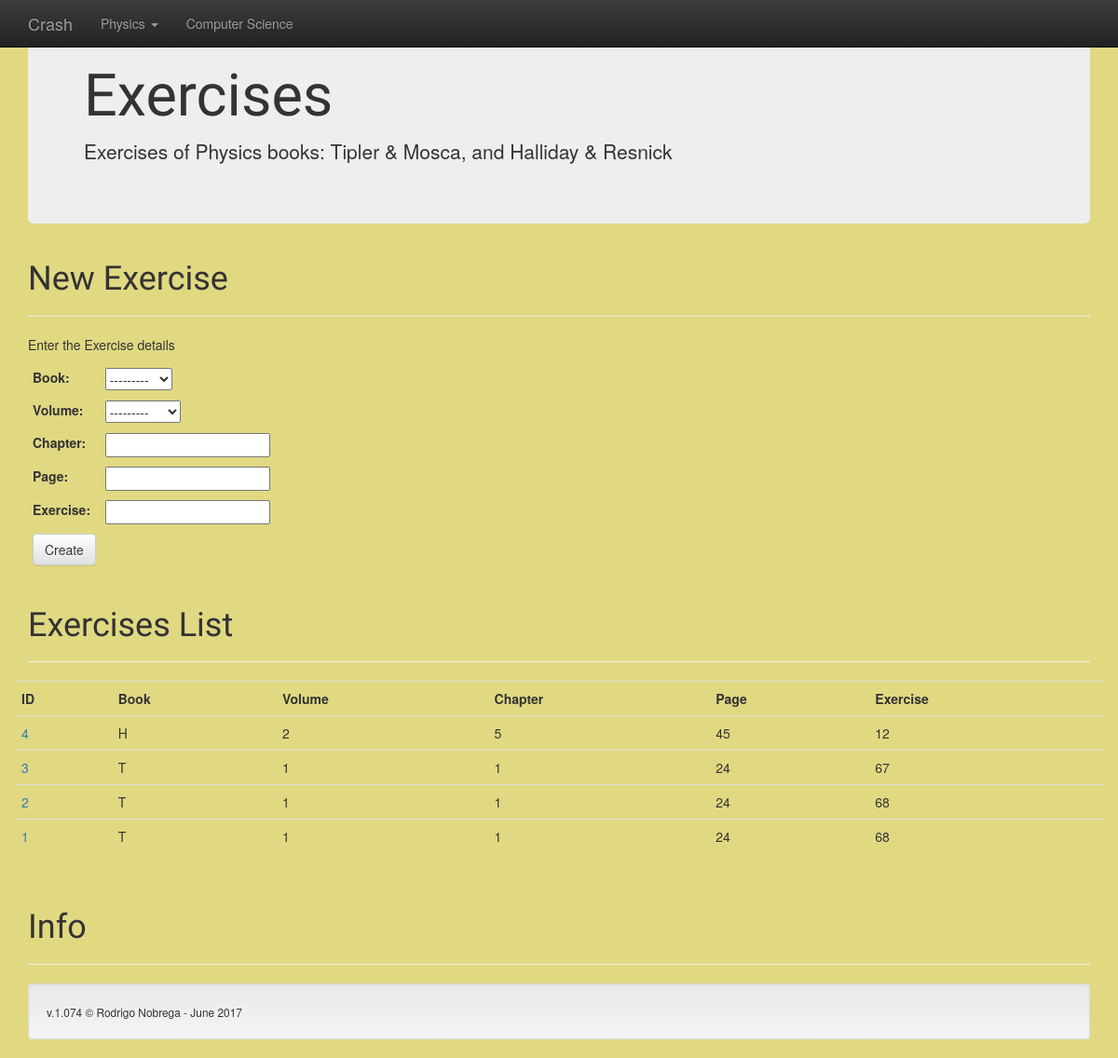
/Crash/exercise, run on an earlier commit of the app's database.
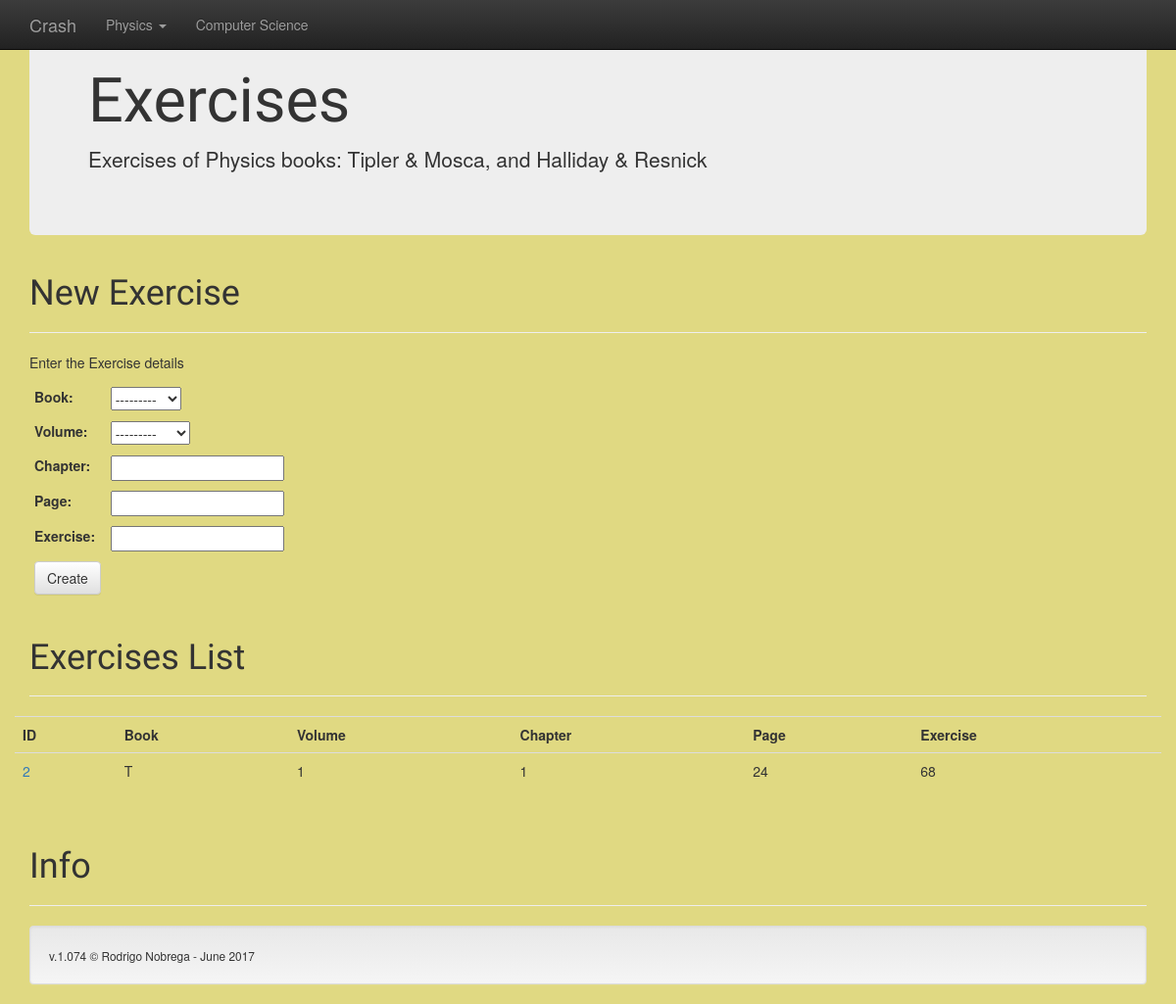
And on a later commit of the database.
### Physics/models.py (models this page shows)
class HTExercise(models.Model):
    book = models.CharField(max_length=1, choices=[('T', 'Tipler'), ('H', 'Halliday')])
    volume = models.IntegerField(blank=True, choices=[(1, 'Volume 1'), (2, 'Volume 2'), (3, 'Volume 3'), (4, 'Volume 4')])
    chapter = models.IntegerField(default=None, blank=True)
    page = models.IntegerField(default=None, blank=True)
    exercise = models.CharField(max_length=5, default=None, blank=True)

### Physics/views.py (the view)
def exercise_list(request):
    elist = HTExercise.objects.order_by('-id')
    if request.method == 'POST':
        eform = ExerciseForm(request.POST)
        if eform.is_valid():
            eform.save(commit=True)
            return render(request, 'Physics/exercise.html', {'exercise_list': elist, 'exercise_form': ExerciseForm()})
    else:
        eform = ExerciseForm()
    context = {'exercise_list': elist, 'exercise_form': eform}
    return render(request, 'Physics/exercise.html', context)

### Physics/forms.py
class ExerciseForm(forms.ModelForm):
    class Meta:
        model = HTExercise
        fields = ('book', 'volume', 'chapter', 'page', 'exercise')

### Physics/templates/Physics/exercise.html (shortened to what this page needs)
{% extends 'base.html' %}
      {% block body%}
      <div class="jumbotron">
        <h1>Exercises</h1>
        <p>Exercises of Physics books: Tipler & Mosca, and Halliday & Resnick</p>
      </div>
      <div class="page-header">
        <h1>New Exercise</h1>
      </div>
      <div class="row">
      <div class="col-md-6">
      <p>Enter the Exercise details</p>
      <form  method="POST" class="form-inline">
        <table class="table-condensed">
          {{ exercise_form }}
          <tr>
            <td><button type="submit" class="btn btn-default">Create</button></td>
          </tr>
        </table>
      </form>
      </div>
      </div>
      <div class="page-header">
        <h1>Exercises List</h1>
      </div>
      <div class="row">
        <table class="table table-hover">
        <tr>
          <td><strong>ID</strong></td>
          <td><strong>Book</strong></td>
          <td><strong>Volume</strong></td>
          <td><strong>Chapter</strong></td>
          <td><strong>Page</strong></td>
          <td><strong>Exercise</strong></td>
        </tr>
        {% for exercise in exercise_list %}
        <tr>
          <td><a href="{% url 'exercise_num' exercise.id %}">{{ exercise.id }}</a></td>
          <td>{{ exercise.book }}</td>
          <td>{{ exercise.volume }}</td>
          <td>{{ exercise.chapter }}</td>
          <td>{{ exercise.page }}</td>
          <td>{{ exercise.exercise }}</td>
        </tr>
        {% endfor %}
        </table>
      </div>
      {% endblock%}

What changed in the data, as far as the page shows it:
removed HTExercise: id "4", book "H", volume "2", chapter "5", page "45", exercise "12"
removed HTExercise: id "3", book "T", volume "1", chapter "1", page "24", exercise "67"
removed HTExercise: id "1", book "T", volume "1", chapter "1", page "24", exercise "68"
